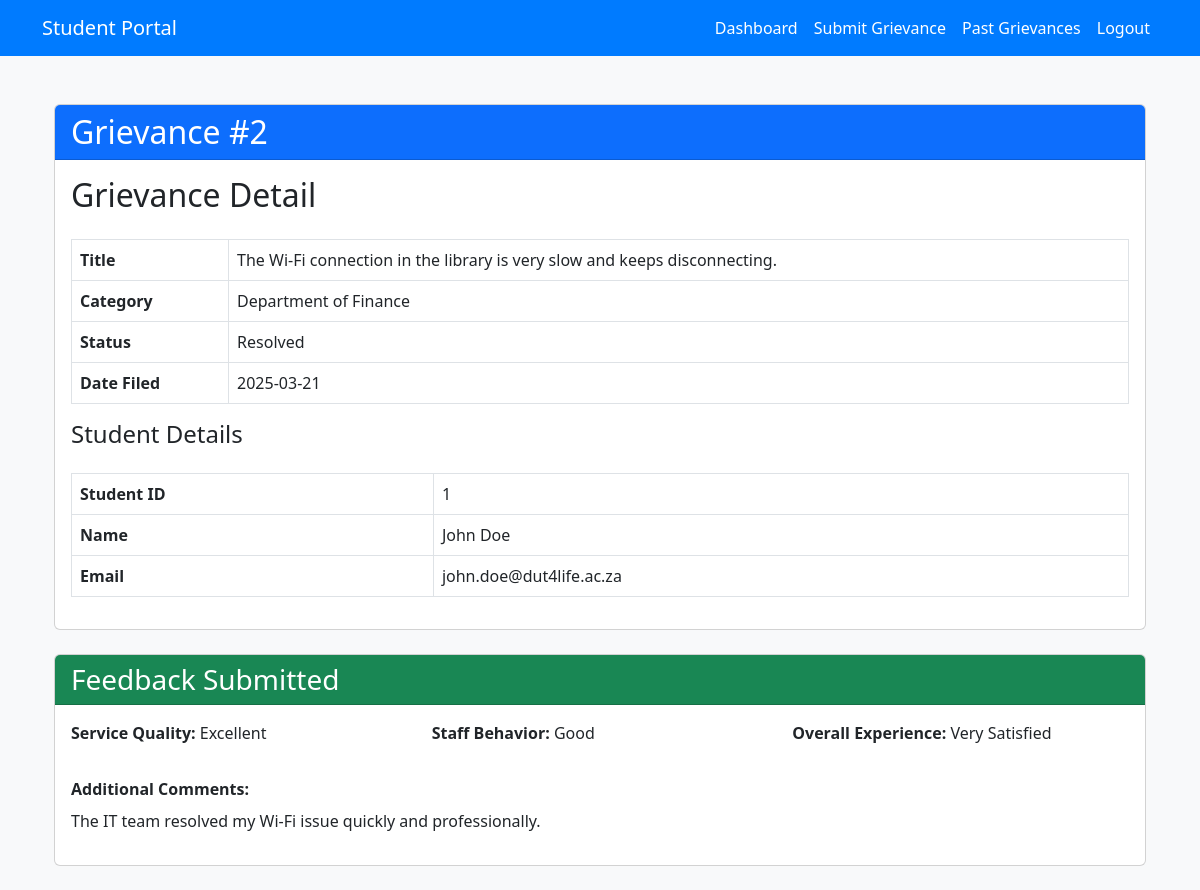
Page /student/grievance_details/2 (signed in) on the earlier database version.
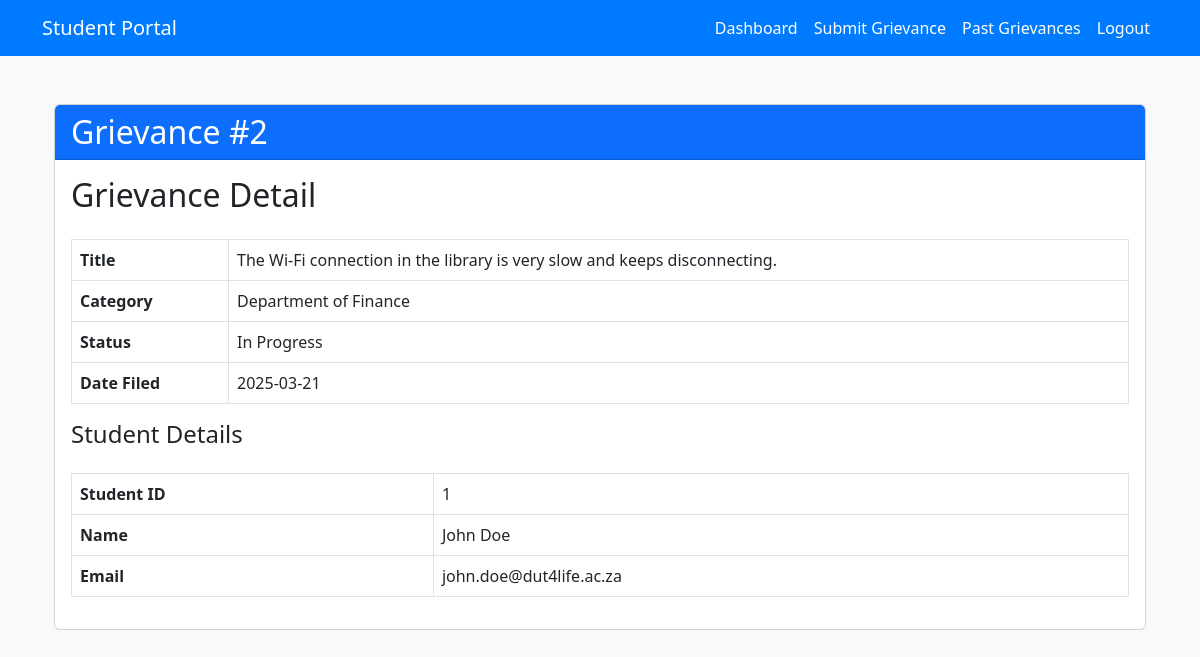
Same page on the later database version.
### models.py (models this page shows)
class Complaint(db.Model):
    comp_id = db.Column(db.Integer, primary_key=True)
    comp_datefiled = db.Column(db.DateTime, default=datetime.utcnow, nullable=False)
    comp_descr = db.Column(db.Text, nullable=False)
    comp_status = db.Column(db.String(100), default='New')
    comp_dept=db.Column(db.String(200), nullable=False)
    comp_anonymous = db.Column(db.Boolean, default=False)
    comp_dateresolved = db.Column(db.DateTime, nullable=True)
    comp_doc = db.Column(db.String(300), nullable=True)  # Stores filename of uploaded document
    comp_title = db.Column(db.String(200), nullable=False)  # New field for complaint title
    stud_id = db.Column(db.Integer, db.ForeignKey('student.stud_id'), nullable=True)
    admin_id = db.Column(db.Integer, db.ForeignKey('admin.admin_id'), nullable=True)
    superv_id = db.Column(db.Integer, db.ForeignKey('supervisor.superv_id'), nullable=True)
    appeal = db.relationship('Appeal', backref='complaint', uselist=False, lazy=True)

class Feedback(db.Model):
    feedback_id = db.Column(db.Integer, primary_key=True)
    service_quality = db.Column(db.String(50), nullable=False)
    staff_behaviour = db.Column(db.String(50), nullable=False)
    overall_experience = db.Column(db.String(50), nullable=False)
    comments = db.Column(db.Text, nullable=True)
    feedback_date = db.Column(db.DateTime, default=datetime.utcnow)
    comp_id = db.Column(db.Integer, db.ForeignKey('complaint.comp_id'), nullable=False)
    stud_id = db.Column(db.Integer, db.ForeignKey('student.stud_id'), nullable=False)
    complaint = db.relationship('Complaint', backref='feedback', uselist=False)
    student = db.relationship('Student', backref='feedbacks')

### routes/student.py (the view, shortened to what this page needs)
@student_bp.route('/grievance_details/<int:comp_id>', methods=['GET', 'POST'])
@login_required
def grievance_details(comp_id):
    if current_user.role != 'student':
        flash("Access denied.", "danger")
        return redirect(url_for('auth.home'))
    grievance = Complaint.query.get_or_404(comp_id)
    student = Student.query.filter_by(user_id=current_user.user_id).first()
    feedback = Feedback.query.filter_by(comp_id=comp_id).first()
    if not student or grievance.stud_id != student.stud_id:
        flash("You are not authorized to view this grievance.", "danger")
        return redirect(url_for('student.view_grievances'))
    return render_template('student/grievance_details.html', grievance=grievance, student=student, user=current_user, feedback=feedback)

### app.py (called while the page is built)
@login_manager.user_loader
def load_user(user_id):
    return db.session.get(User, int(user_id))

### templates/student/grievance_details.html (shortened to what this page needs)
{% extends 'student/student_base.html' %}
{% block body %}
<div class="container mt-5">
    <div class="card mb-4">
        <div class="card-header bg-primary text-white">
            <h2 class="card-title mb-0">Grievance #{{ grievance.comp_id }}</h2>
        </div>
        <div class="card-body">
            <h2>Grievance Detail</h2>
            <table class="table table-bordered mt-4">
                <tr>
                    <th>Title</th>
                    <td>{{ grievance.comp_descr }}</td>
                </tr>
                <tr>
                    <th>Category</th>
                    <td>{{ grievance.comp_dept }}</td>
                </tr>
                <tr>
                    <th>Status</th>
                    <td>{{ grievance.comp_status }}</td>
                </tr>
                <tr>
                    <th>Date Filed</th>
                    <td>{{ grievance.comp_datefiled.strftime('%Y-%m-%d') }}</td>
                </tr>
            </table>
            <h4>Student Details</h4>
            <table class="table table-bordered mt-4">
                <tr>
                    <th>Student ID</th>
                    <td>{{ student.stud_id }}</td>
                </tr>
                <tr>
                    <th>Name</th>
                    <td>{{ user.fname }} {{ user.lname }}</td>
                </tr>
                <tr>
                    <th>Email</th>
                    <td>{{ user.email }}</td>
                </tr>
            </table>
        </div>
    </div>
    {% if grievance.comp_status == 'Resolved' %}
    {% if feedback %}
    <div class="card mb-4">
        <div class="card-header bg-success text-white">
            <h3 class="card-title mb-0">Feedback Submitted</h3>
        </div>
        <div class="card-body">
            <div class="row">
                <div class="col-md-4">
                    <p><strong>Service Quality:</strong> {{ feedback.service_quality }}</p>
                </div>
                <div class="col-md-4">
                    <p><strong>Staff Behavior:</strong> {{ feedback.staff_behaviour }}</p>
                </div>
                <div class="col-md-4">
                    <p><strong>Overall Experience:</strong> {{ feedback.overall_experience }}</p>
                </div>
            </div>
            {% if feedback.comments %}
            <div class="mt-3">
                <strong>Additional Comments:</strong>
                <p class="mt-2">{{ feedback.comments }}</p>
            </div>
            {% endif %}
        </div>
    </div>
    {% endif %}
    {% endif %}
</div>
{% endblock %}

Differences in the rows shown:
no longer on this page (row edited): Feedback: service_quality "Excellent", staff_behaviour "Good", overall_experience "Very Satisfied", comments "The IT team resolved my Wi-Fi issue quickly and professionally."
changed Complaint "The Wi-Fi connection in the library is very slow and keeps disconnecting.": comp_status "Resolved" → "In Progress"
Other differences:
text no longer shown: "Feedback Submitted Service Quality: Staff Behavior: Overall Experience: Additional Comments:"
